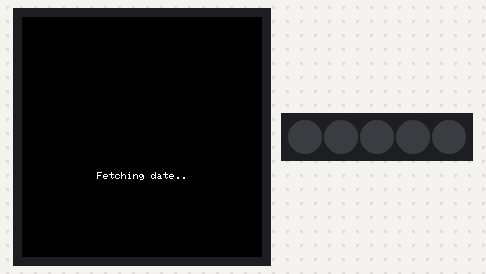
Bench run of a sketch on a simulated Arduino MKR. Parts: 240×240 colour display, 5 RGB LEDs in strip order, left to right. WiFi joins after 1.5 s; servers stay silent unless stated; the local clock reads 2024-03-15 10:24:30 at power-on unless the sketch sets it; not simulated (calls return 0 or success): arduino_secrets.h; what the sketch prints to the serial monitor is not drawn.

Above: at 1.8 s.
At 15.8 s:
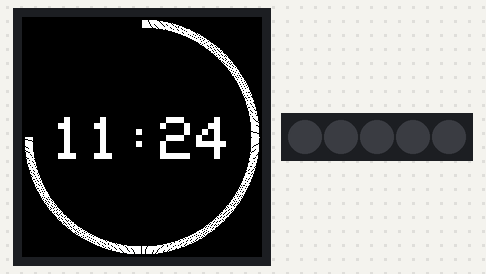
At 19.8 s:
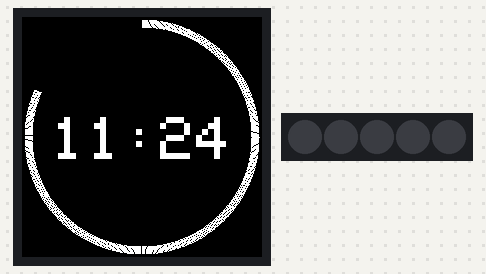
At 24.8 s:
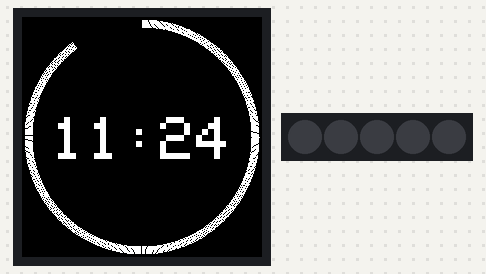
At 29.8 s:
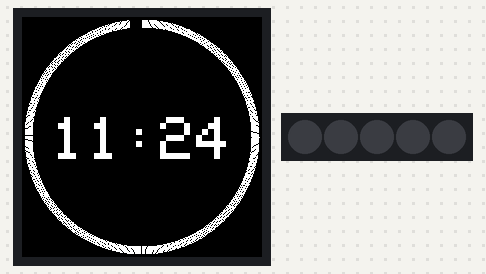
At 38.8 s:
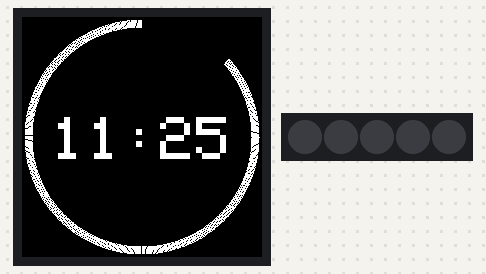

Measured:
- what the display in image 0 shows lasts 14.0 s, from 1.7 s to 15.7 s
- what the display in image 1 shows lasts 1.0 s, from 15.7 s to 16.7 s

The sketch:

opla_mkr1010_rtc_clock.ino
```cpp
#include <WiFiNINA.h>
#include <ScreenController.hpp>

#include "arduino_secrets.h"

const char ssid[] = SECRET_SSID;        // your network SSID (name)
const char pass[] = SECRET_PASS;    // your network password (use for WPA, or use as key for WEP)


MKRIoTCarrier carrier;
RTCZero rtc;

int status = WL_IDLE_STATUS;     // the Wifi radio's status
const int GMT = +1;

ScreenController screen(&carrier, &rtc, GMT);

// Check the connection every 15 seconds
const long interval = 15 * 1000;
unsigned long previous_millis = 0;
bool wifi_first_connection = true;

const long ntp_interval = 60000 * 5; //5 minutes
unsigned long ntp_previous_millis = 0;

const long date_interval = 1000; //every second
unsigned long date_previous_millis = 0;

bool is_ntp_time_sync = false;


void setup() {
  // Serial port for debugging purposes
  Serial.begin(115200);

  rtc.begin(true); //resetTime = true

  CARRIER_CASE = true;
  carrier.begin();
}

void loop() {
  const unsigned long current_millis = millis();

  if ((current_millis - date_previous_millis) >= date_interval) {
    date_previous_millis = current_millis;
    //status = WiFi.status();
    if (isWifiConnected()) {
      screen.is_wifi_connected = true;
    } else {
      screen.is_wifi_connected = false;
    }
    screen.render();
  }


  // Checking the network status every X seconds
  if (current_millis - previous_millis >= interval or wifi_first_connection) {
    previous_millis = current_millis;
    status = WiFi.status();
    if (isWifiConnected()) {
      // Wifi Ok


      //printWiFiStatus();
      //if (is_ntp_time_sync) {
      //  Serial.print("Internal RTC time: ");
      //  printRTCInternalDate();
      //}

      // I'm sure that the WIFI is active I sync the time with NTP Protocol
      if (current_millis - ntp_previous_millis >= ntp_interval or not is_ntp_time_sync) {
        uint32_t epoch = 0;
        uint8_t attempts = 0;

        while (epoch == 0) {
          epoch = WiFi.getTime();
          // Limit
          if (++attempts > 4) {
            break;
          }
        }
        if (epoch == 0) {
          Serial.println("NTP unreachable!");
        } else {
          screen.is_time_set = true;
          if (is_ntp_time_sync) {
            // Checking if the internal RTC is still sync
            uint32_t rtc_epoch = rtc.getEpoch();
            if (rtc_epoch != epoch) {
              Serial.print("Internal epoch NOT sync anymore: rtc_epoch != epoch ");
              Serial.print(rtc_epoch);
              Serial.print(" != ");
              Serial.println(epoch);
              is_ntp_time_sync = false;
            } else {
              Serial.print("Internal epoch still sync at ");
              printRTCInternalDate();
            }
          }
          // First epoch set or out of sync..
          if (not is_ntp_time_sync) {
            rtc.setEpoch(epoch);
            is_ntp_time_sync = true; //TODO check if the time is still on sync!
            Serial.print("Epoch set: ");
            Serial.println(epoch);
            Serial.print("Internal RTC time: ");
            printRTCInternalDate();
          }
          ntp_previous_millis = current_millis; // Force NTP check every n minutes
        }
      }
    } else {
      //screen.is_wifi_connected = false;
      Serial.print("Wifi status: ");
      Serial.println(status);
      if (wifi_first_connection) {
        Serial.print("Attempting to connect to network: ");
      } else {
        Serial.print("Attempting to re-connect to network: ");
      }
      Serial.println(ssid);

      // Connect to WPA/WPA2 network returns the status
      status = WiFi.begin(ssid, pass);
      if (isWifiConnected()) {
        //screen.is_wifi_connected = true;
        wifi_first_connection = false;
        printWiFiStatus();
      }
    }
  }


}


void printRTCInternalDate() {
  Serial.print(rtc.getDay());
  Serial.print("/");
  Serial.print(rtc.getMonth());
  Serial.print("/");
  Serial.print(rtc.getYear());
  Serial.print(" ");
  Serial.print(rtc.getHours() + GMT);
  Serial.print(":");
  Serial.print(rtc.getMinutes());
  Serial.print(":");
  Serial.print(rtc.getSeconds());
  Serial.println(" ");
}

bool isWifiConnected() {
  return status == WL_CONNECTED;
}

void printWiFiStatus() {
  Serial.println("\n----------------------------------------");

  // print your board's IP address:
  IPAddress ip = WiFi.localIP();
  IPAddress subney_mask = WiFi.subnetMask();
  IPAddress gateway_ip = WiFi.gatewayIP();
  Serial.print("Board IP Address: ");
  Serial.print(ip);
  Serial.print(" Subnet mask: ");
  Serial.print(subney_mask);
  Serial.print(" gateway: ");
  Serial.println(gateway_ip);
  Serial.print("Network ");
  Serial.print("SSID: ");
  Serial.print(WiFi.SSID());
  // print the received signal strength:
  long rssi = WiFi.RSSI();
  Serial.print(" signal strength (RSSI): ");
  Serial.print(rssi);
  Serial.println(" dBm");
}
```
